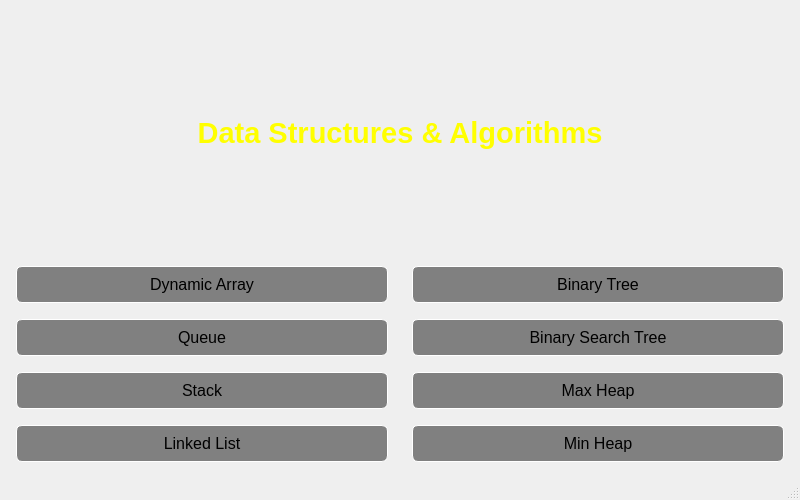
<?xml version="1.0" encoding="UTF-8"?>
<ui version="4.0">
    <class>MainWindow</class>
    <widget class="QMainWindow" name="MainWindow">
        <property name="geometry">
            <rect>
                <x>0</x>
                <y>0</y>
                <width>800</width>
                <height>500</height>
            </rect>
        </property>
        <property name="minimumSize">
            <size>
                <width>800</width>
                <height>500</height>
            </size>
        </property>
        <property name="maximumSize">
            <size>
                <width>800</width>
                <height>500</height>
            </size>
        </property>
        <property name="windowTitle">
            <string>Algorithms Visualizer</string>
        </property>
        <widget class="QWidget" name="centralwidget">
            <layout class="QGridLayout" name="gridLayout">
                <property name="leftMargin">
                    <number>16</number>
                </property>
                <property name="topMargin">
                    <number>16</number>
                </property>
                <property name="rightMargin">
                    <number>16</number>
                </property>
                <property name="bottomMargin">
                    <number>16</number>
                </property>
                <property name="horizontalSpacing">
                    <number>24</number>
                </property>
                <property name="verticalSpacing">
                    <number>16</number>
                </property>
                <item row="0" column="0" colspan="2">
                    <widget class="QLabel" name="titleLabel">
                        <property name="enabled">
                            <bool>true</bool>
                        </property>
                        <property name="font">
                            <font>
                                <pointsize>22</pointsize>
                                <bold>true</bold>
                            </font>
                        </property>
                        <property name="styleSheet">
                            <string notr="true">
                                color: yellow;
                            </string>
                        </property>
                        <property name="text">
                            <string>Data Structures &amp; Algorithms</string>
                        </property>
                        <property name="alignment">
                            <set>Qt::AlignmentFlag::AlignCenter</set>
                        </property>
                    </widget>
                </item>
                <item row="1" column="0">
                    <widget class="QPushButton" name="btnDynamicArray">
                        <property name="cursor">
                            <cursorShape>PointingHandCursor</cursorShape>
                        </property>
                        <property name="styleSheet">
                            <string notr="true">
                                QPushButton {
                                padding: 8px 12px;
                                color: black;
                                background: gray;
                                font-size: 16px;
                                border: 1px solid white;
                                border-radius: 6px;
                                }

                                QPushButton:hover {
                                background: #c4c4c4;
                                }

                                QPushButton:pressed {
                                background: #d5e9fd;
                                font-weight: bold;
                                }
                            </string>
                        </property>
                        <property name="text">
                            <string>Dynamic Array</string>
                        </property>
                        <property name="flat">
                            <bool>true</bool>
                        </property>
                    </widget>
                </item>
                <item row="2" column="0">
                    <widget class="QPushButton" name="btnQueue">
                        <property name="styleSheet">
                            <string notr="true">
                                QPushButton {
                                padding: 8px 12px;
                                color: black;
                                background: gray;
                                font-size: 16px;
                                border: 1px solid white;
                                border-radius: 6px;
                                }

                                QPushButton:hover {
                                background: #c4c4c4;
                                }

                                QPushButton:pressed {
                                background: #d5e9fd;
                                font-weight: bold;
                                }
                            </string>
                        </property>
                        <property name="cursor">
                            <cursorShape>PointingHandCursor</cursorShape>
                        </property>
                        <property name="text">
                            <string>Queue</string>
                        </property>
                        <property name="flat">
                            <bool>true</bool>
                        </property>
                    </widget>
                </item>
                <item row="3" column="0">
                    <widget class="QPushButton" name="btnStack">
                        <property name="styleSheet">
                            <string notr="true">
                                QPushButton {
                                padding: 8px 12px;
                                color: black;
                                background: gray;
                                font-size: 16px;
                                border: 1px solid white;
                                border-radius: 6px;
                                }

                                QPushButton:hover {
                                background: #c4c4c4;
                                }

                                QPushButton:pressed {
                                background: #d5e9fd;
                                font-weight: bold;
                                }
                            </string>
                        </property>
                        <property name="cursor">
                            <cursorShape>PointingHandCursor</cursorShape>
                        </property>
                        <property name="text">
                            <string>Stack</string>
                        </property>
                        <property name="flat">
                            <bool>true</bool>
                        </property>
                    </widget>
                </item>
                <item row="4" column="0">
                    <widget class="QPushButton" name="btnLinkedList">
                        <property name="styleSheet">
                            <string notr="true">
                                QPushButton {
                                padding: 8px 12px;
                                color: black;
                                background: gray;
                                font-size: 16px;
                                border: 1px solid white;
                                border-radius: 6px;
                                }

                                QPushButton:hover {
                                background: #c4c4c4;
                                }

                                QPushButton:pressed {
                                background: #d5e9fd;
                                font-weight: bold;
                                }
                            </string>
                        </property>
                        <property name="cursor">
                            <cursorShape>PointingHandCursor</cursorShape>
                        </property>
                        <property name="text">
                            <string>Linked List</string>
                        </property>
                        <property name="flat">
                            <bool>true</bool>
                        </property>
                    </widget>
                </item>
                <item row="1" column="1">
                    <widget class="QPushButton" name="btnBinaryTree">
                        <property name="styleSheet">
                            <string notr="true">
                                QPushButton {
                                padding: 8px 12px;
                                color: black;
                                background: gray;
                                font-size: 16px;
                                border: 1px solid white;
                                border-radius: 6px;
                                }

                                QPushButton:hover {
                                background: #c4c4c4;
                                }

                                QPushButton:pressed {
                                background: #d5e9fd;
                                font-weight: bold;
                                }
                            </string>
                        </property>
                        <property name="cursor">
                            <cursorShape>PointingHandCursor</cursorShape>
                        </property>
                        <property name="text">
                            <string>Binary Tree</string>
                        </property>
                        <property name="flat">
                            <bool>true</bool>
                        </property>
                    </widget>
                </item>
                <item row="2" column="1">
                    <widget class="QPushButton" name="btnBST">
                        <property name="styleSheet">
                            <string notr="true">
                                QPushButton {
                                padding: 8px 12px;
                                color: black;
                                background: gray;
                                font-size: 16px;
                                border: 1px solid white;
                                border-radius: 6px;
                                }

                                QPushButton:hover {
                                background: #c4c4c4;
                                }

                                QPushButton:pressed {
                                background: #d5e9fd;
                                font-weight: bold;
                                }
                            </string>
                        </property>
                        <property name="cursor">
                            <cursorShape>PointingHandCursor</cursorShape>
                        </property>
                        <property name="text">
                            <string>Binary Search Tree</string>
                        </property>
                        <property name="flat">
                            <bool>true</bool>
                        </property>
                    </widget>
                </item>
                <item row="3" column="1">
                    <widget class="QPushButton" name="btnMaxHeap">
                        <property name="styleSheet">
                            <string notr="true">
                                QPushButton {
                                padding: 8px 12px;
                                color: black;
                                background: gray;
                                font-size: 16px;
                                border: 1px solid white;
                                border-radius: 6px;
                                }

                                QPushButton:hover {
                                background: #c4c4c4;
                                }

                                QPushButton:pressed {
                                background: #d5e9fd;
                                font-weight: bold;
                                }
                            </string>
                        </property>
                        <property name="cursor">
                            <cursorShape>PointingHandCursor</cursorShape>
                        </property>
                        <property name="text">
                            <string>Max Heap</string>
                        </property>
                        <property name="flat">
                            <bool>true</bool>
                        </property>
                    </widget>
                </item>
                <item row="4" column="1">
                    <widget class="QPushButton" name="btnMinHeap">
                        <property name="styleSheet">
                            <string notr="true">
                                QPushButton {
                                padding: 8px 12px;
                                color: black;
                                background: gray;
                                font-size: 16px;
                                border: 1px solid white;
                                border-radius: 6px;
                                }

                                QPushButton:hover {
                                background: #c4c4c4;
                                }

                                QPushButton:pressed {
                                background: #d5e9fd;
                                font-weight: bold;
                                }
                            </string>
                        </property>
                        <property name="cursor">
                            <cursorShape>PointingHandCursor</cursorShape>
                        </property>
                        <property name="text">
                            <string>Min Heap</string>
                        </property>
                        <property name="flat">
                            <bool>true</bool>
                        </property>
                    </widget>
                </item>
            </layout>
        </widget>
        <widget class="QMenuBar" name="menubar">
            <property name="geometry">
                <rect>
                    <x>0</x>
                    <y>0</y>
                    <width>800</width>
                    <height>25</height>
                </rect>
            </property>
        </widget>
        <widget class="QStatusBar" name="statusbar"/>
    </widget>
    <resources/>
    <connections/>
</ui>
